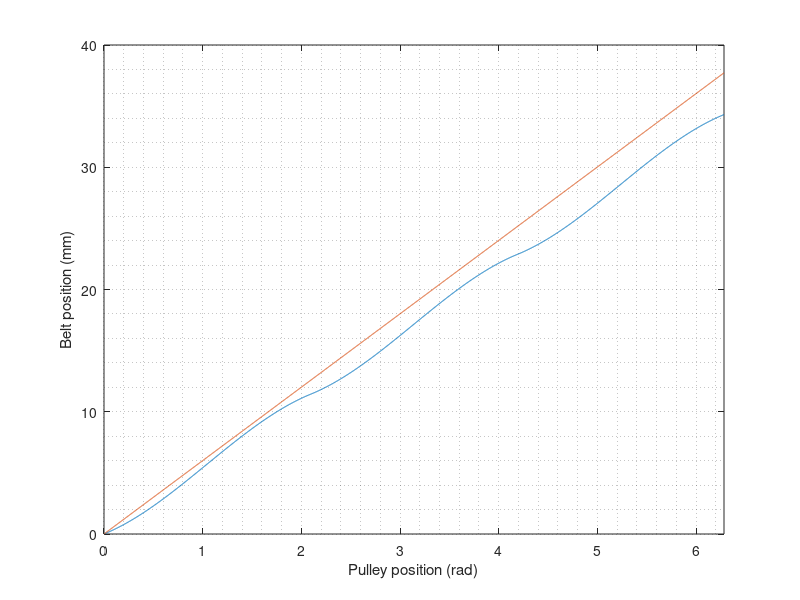
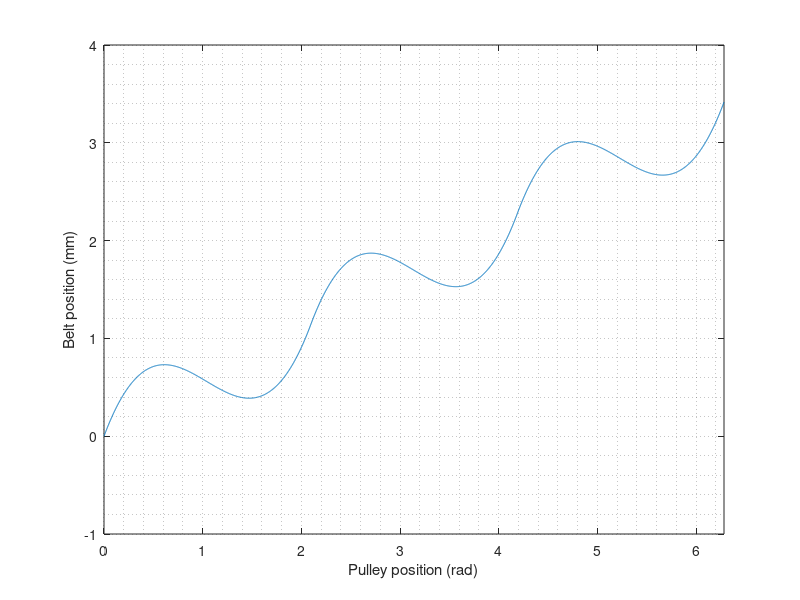
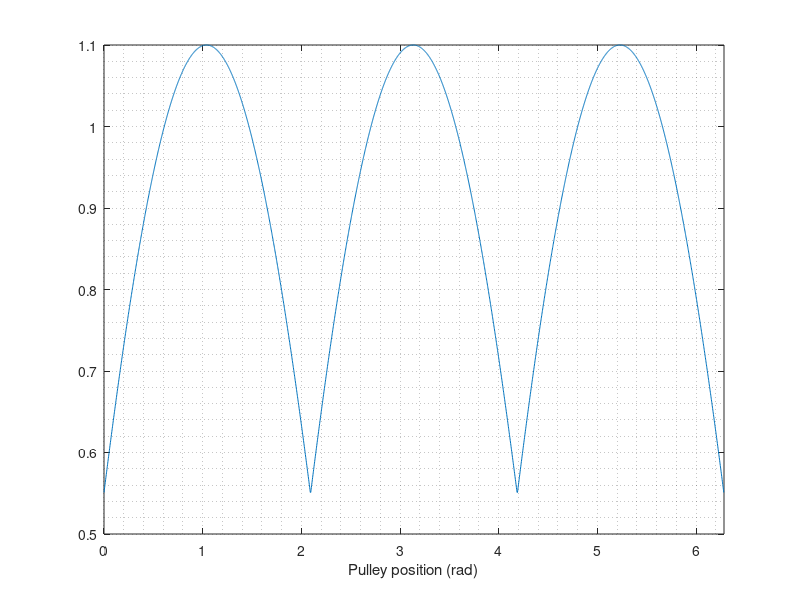
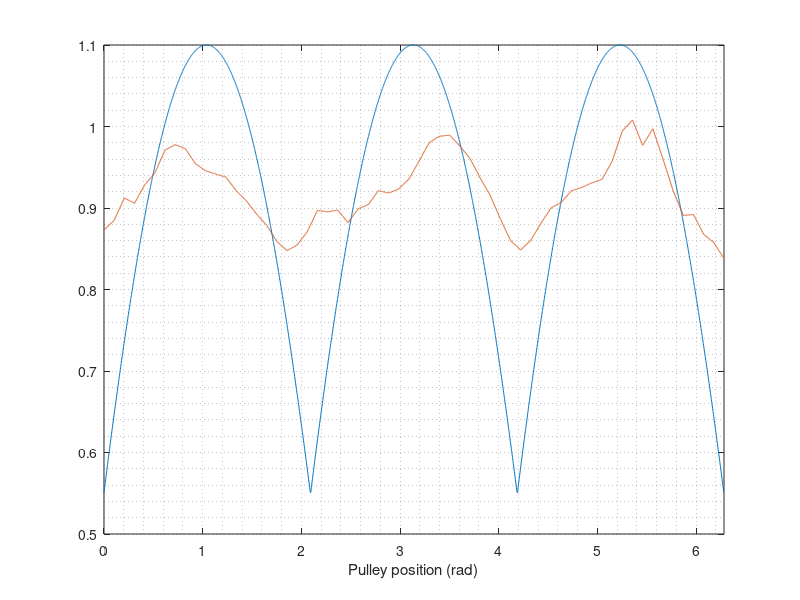

These figures' MATLAB source, in order:
close all;
clear all;
clc;

var = 1;
disc = 1000;

btf_r = 6.0;
l     = 8*2;
r     = 480;
r1    = 6.6;
r2    = 6.6;
gamma = deg2rad(30);
gamma_comp = deg2rad(180-rad2deg(gamma));
r3 = sqrt((l/2)^2+r^2);
n = asin(r1*sin(gamma_comp)/r3);
m = pi - n - gamma_comp;
b = sin(pi-n-gamma_comp) * r3 / sin(gamma_comp);
delta_b = @(dw) -b + sqrt(r3^2+r1^2-2*r3*r1*cos(m+dw));

dw = linspace(0,2*pi/3,disc); % Notice the 2*pi/3.
dw_x = dw;

if 1 == var
    
    dw = [dw dw dw];
    dw_x = linspace(0,2*pi,disc*3);
    
end

tri = delta_b(dw);
cir = btf_r * dw;

if 1 == var
    
    tri(disc+1:disc*2) = tri(disc+1:disc*2) + tri (disc) + tri(2);
    tri(disc*2+1:disc*3) = tri(disc*2+1:disc*3) + tri (disc*2) + tri(2);
    cir(disc+1:disc*2) = cir(disc+1:disc*2) + cir (disc) + cir(2);
    cir(disc*2+1:disc*3) = cir(disc*2+1:disc*3) + cir (disc*2) + cir(2);
    
end

% This plot is the position of the belt for the circle and triangle.
figure(1);
plot(dw_x,tri);
hold on;
plot(dw_x,cir);
grid minor;
xlabel('Pulley position (rad)');
ylabel('Belt position (mm)');
xlim([min(dw_x) max(dw_x)]);

% Variation in the belt w.r.t. the angle of rotation:
var_tri = diff(tri)./diff(dw_x);
var_cir = diff(cir)./diff(dw_x);
figure(5);
plot(dw_x(1:end-1),var_tri);
hold on;
plot(dw_x(1:end-1),var_cir);
grid minor;
xlabel('Pulley position (rad)');
% ylabel('Belt position (mm)');
xlim([min(dw_x) max(dw_x(end-1))]);

figure(2);
plot(dw_x,cir-tri);
grid minor;
xlabel('Pulley position (rad)');
ylabel('Belt position (mm)');
xlim([min(dw_x) max(dw_x)]);

% Steps:
cir_step = cir(2:end) - cir(1:end-1);
tri_step = tri(2:end) - tri(1:end-1);
rel_step = tri_step./cir_step;

figure(3);
plot(dw_x(1:end-1),rel_step);
grid minor;
xlabel('Pulley position (rad)');
xlim([min(dw_x) max(dw_x)]);

%% Real Data:

data = [0.843572186
0.920523935
0.976906214
0.997305884
0.959941421
0.921083963
0.890932743
0.89190186
0.867806285
0.857422021
0.838110706
0.87314973
0.884845991
0.912284606
0.905811135
0.928235013
0.943029974
0.970943331
0.977757972
0.972733774
0.954302541
0.945698365
0.941596246
0.937905395
0.921374052
0.908975989
0.892675976
0.878997327
0.858951582
0.847739992
0.854516258
0.870882871
0.897066524
0.895263723
0.897451315
0.882096701
0.898905238
0.904143211
0.921216049
0.918377326
0.923369801
0.935563074
0.95751891
0.980297337
0.988001042
0.989431411
0.9763438
0.960935648
0.937124053
0.915150661
0.886553748
0.860052661
0.84855805
0.86052758
0.88158085
0.900276932
0.907093157
0.921235566
0.925239764
0.930859897
0.935120976
0.957471453
0.994647118
1.007897991
0.991915639
0.943883805
0.928166717
0.955135109
1.013964261
1.055193604
1.069023492
1.064215585];

data_2 = [0.777777778
0.563380282
0.862068966
0.928571429
0.636363636
1.229166667
1.130434783
0.912280702
0.786885246
0.967213115
0.803030303
1.054545455
0.714285714
0.913793103
0.515151515
1.418604651
0.633333333
0.877192982
0.98245614
1.016949153
0.8
1.101694915
1.078431373
0.84375
0.852459016
1.06779661
0.966101695
0.862068966
0.841269841
1.056603774
0.772727273
0.857142857
0.898305085
0.76056338
0.872727273
0.901639344
1.072727273
0.661290323
1.072727273
0.68852459
1.086206897
0.830188679
0.95
0.966666667
0.805970149
1
1.051724138
0.983050847
0.907692308
1.1
0.93220339
0.910714286
0.888888889
0.982758621
0.844827586
0.694915254
0.90625
0.945454545
0.866666667
0.931034483
0.824324324
1.095238095
0.8
1
0.909090909
0.830508475
1.392156863
0.833333333
0.93442623
0.954545455
0.724637681
1.035714286
1.425
0.863013699
0.842105263
1.468085106
0.983870968
0.590163934];

data_cleaned = data(3:64);
data_cleaned = circshift(data_cleaned,-9);
data_2_cleaned = data_2(6:72);
% data_2_cleaned = circshift(data_2_cleaned,-15);

%% Plotting:

data_cleaned = interp1(linspace(0,2*pi,length(data_cleaned)),data_cleaned,dw_x);
data_2_cleaned = interp1(linspace(0,2*pi,length(data_2_cleaned)),data_2_cleaned,dw_x);

figure(4);
plot(dw_x(1:end-1),rel_step);
hold on;
plot(dw_x(1:end-1),data_cleaned(1:end-1));
% plot(dw_x(1:end-1),data_2_cleaned(1:end-1));

for i = 0:67
    
    rel_step_mean(1+i*44:68+i*44) = mean(rel_step(1+i*44:44+i*44));
    aux(i+1) = mean(rel_step(1+i*44:44+i*44));
    
end

for i = 3:length(aux)-2
    
    rel_step_mean_5(1+i*44:68+i*44) = mean(aux(i-2:i+2));
    
end

rel_step_mean = rel_step_mean(1:3000);
% plot(dw_x,rel_step_mean);
% plot(dw_x(1:length(rel_step_mean_5)),rel_step_mean_5);
grid minor;
xlabel('Pulley position (rad)');
xlim([min(dw_x) max(dw_x)]);
